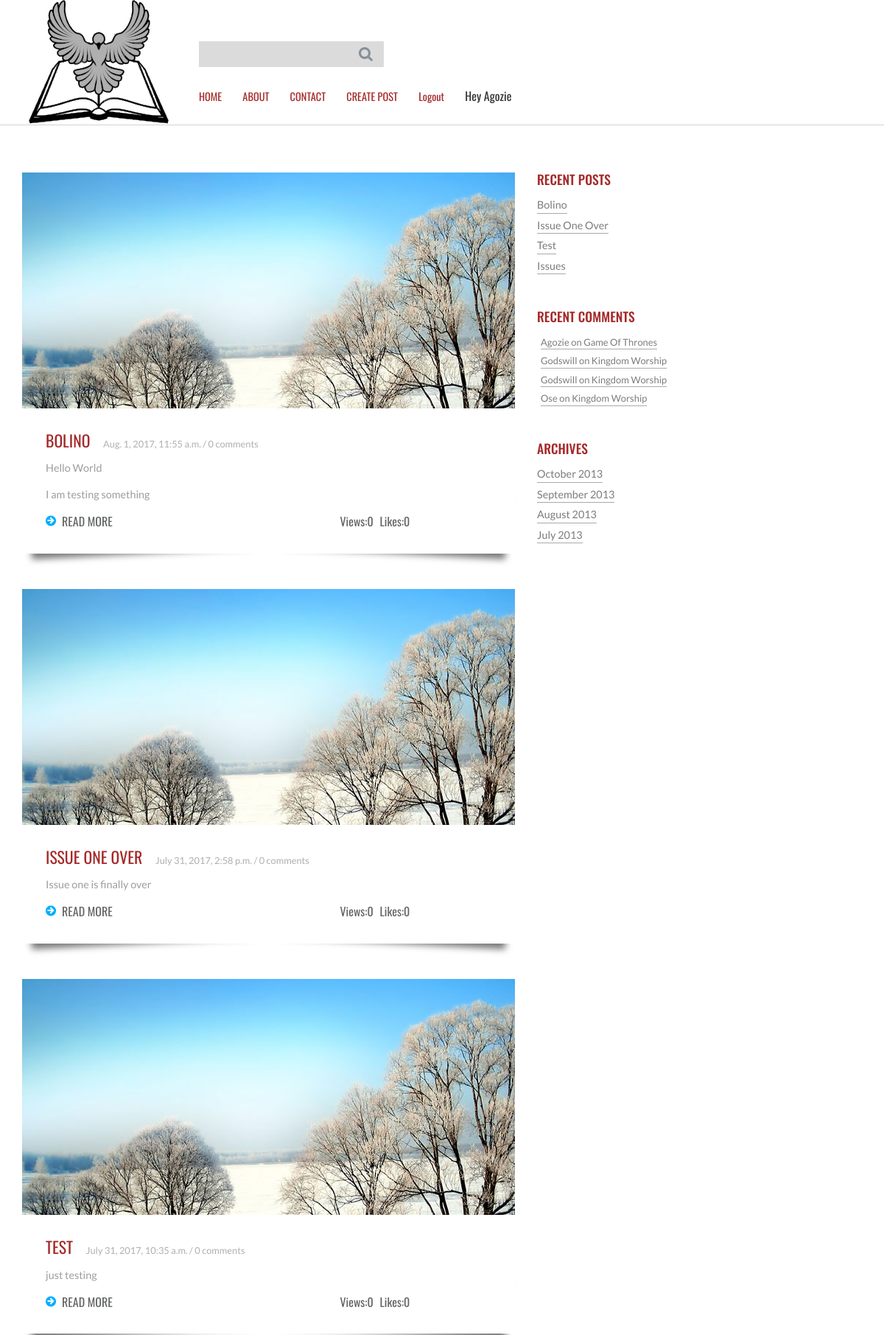
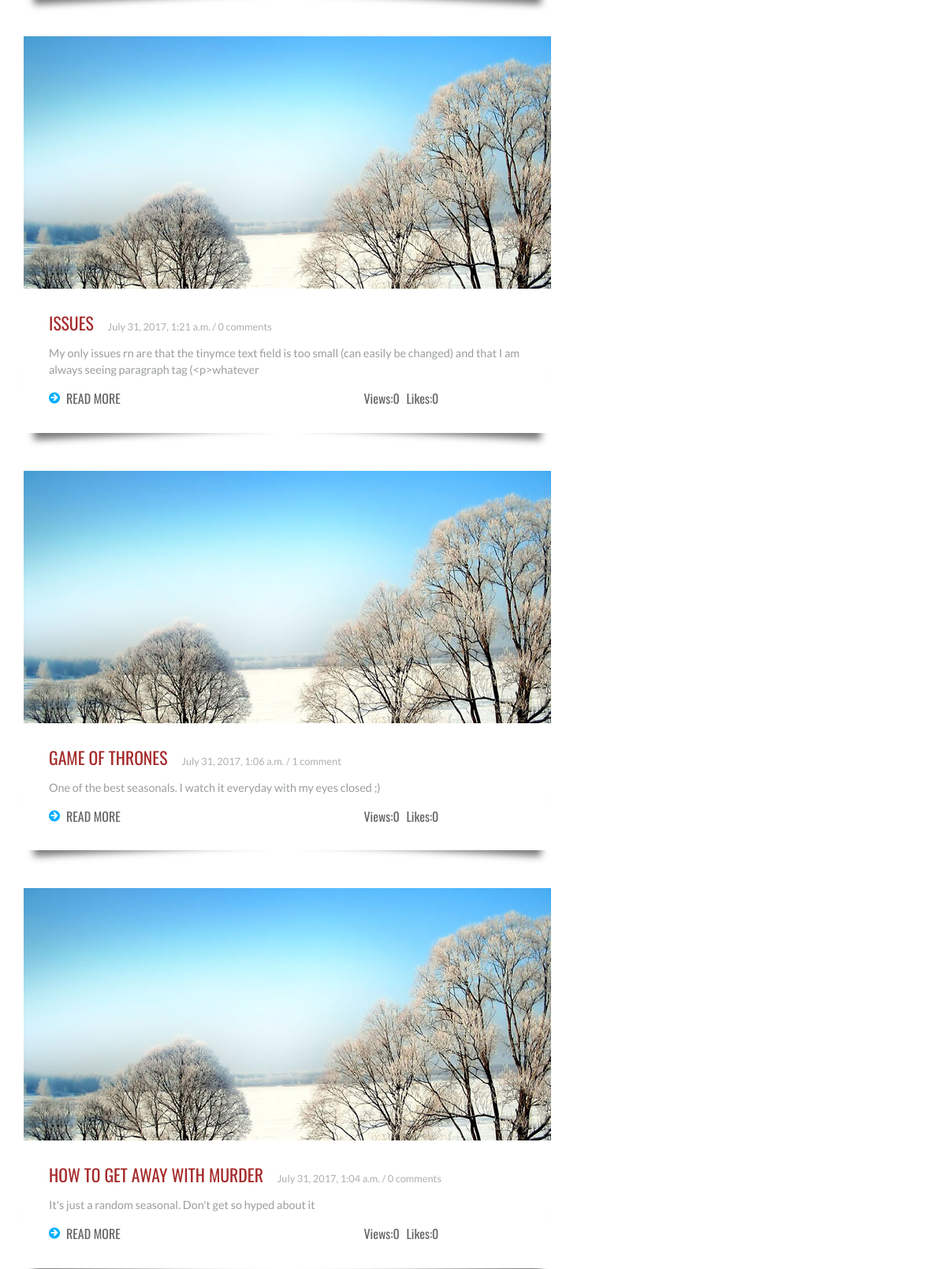
Screenshot of / (signed in, upper part) with the database file from the repository (2 pictures, top to bottom).
### blog/models.py (models this page shows, shortened)
class Post(models.Model):
    author = models.ForeignKey('auth.User',null=True)
    title = models.CharField(max_length=150)
    pub_date = models.DateTimeField(default=timezone.now())
    text = models.TextField()
    likes = models.IntegerField(default=0)
    views = models.IntegerField(default=0)
    slug = models.SlugField(unique=True)
    email = models.EmailField(max_length=50, default='kingdom@gmail.com')
    def __str__(self):
        return self.title

class Comment(models.Model):
    commenter = models.ForeignKey('auth.User')
    email = models.EmailField(max_length=50)
    post = models.ForeignKey(Post)
    created_on = models.DateTimeField(default=timezone.now())
    text = tinymce_models.HTMLField()

### blog/views.py (the view)
# urls.py: url(r'^$', views.index, name='index'),
def index(request):
    posts = Post.objects.all().filter(pub_date__lte=timezone.now()).order_by('-pub_date')
    recent_comments()
    recent_posts()
    context = {'posts':posts,'recent_comments':recent_comments,'recent_posts':recent_posts}
    return render(request, 'blog/index.html',context)

### blog/views.py (called while the page is built)
def recent_comments():
    recent_comments = Comment.objects.all().filter(created_on__lte=timezone.now()).order_by('-created_on')[:4]
    return recent_comments

def recent_posts():
    recent_posts = Post.objects.all().filter(pub_date__lte=timezone.now()).order_by('-pub_date')[:4]
    return recent_posts

### templates/blog/index.html (shortened to what this page needs)
{% extends 'blog/base.html' %}
{% load staticfiles %}
{% block body_block %}
<body>
		<div class="content">
			 <div class="container">
				 <div class="content-grids">
					 <div class="col-md-8 content-main">
						 <div class="content-grid">
							 {% if posts %}
							 {% for post in posts %}
							 <div class="content-grid-info">
								 <img src="{% static 'images/post1.jpg' %}" alt=""/>
								 <div class="post-info">
								 <h4><a href="{% url 'blog:detail' post.slug %}">{{ post.title }}</a> {{ post.pub_date }} / {{ post.comment_set.count }} comment{{ post.comment_set.count|pluralize:"s" }}</h4>
								 <p>{{ post.text|safe|slice:":150" }} </p>
								 <a href="{% url 'blog:detail' post.slug %}"><span></span>READ MORE</a>
								 <div class="views-and-likes">
									<a href="#"> Views:{{ post.views}}</a>
									<a href="#" > Likes:{{post.likes}}</a>
								 </div>
								 </div>
							 </div>
							 {% endfor %}
							 {% endif %}
						 </div>
					  </div>
						<div class="col-md-4 side-content">
  					 <div class="recent">
  						 <h3>RECENT POSTS</h3>
							 {% if recent_posts %}
  						 <ul>
								 {% for post in recent_posts %}
  						 <li><a href="{% url 'blog:detail' post.slug %}">{{post.title|title }}</a></li>
							 {% endfor %}
  						 </ul>
							 {% else %}
						 <li><a href="#">No post has been posted</a></li>
							 {% endif %}
  					 </div>
  					 <div class="comments">
  						 <h3>RECENT COMMENTS</h3>
  						 {% if recent_comments %}
  						 <ul>
  							 {% for comment in recent_comments %}
  						 <li><a href="{% url 'blog:detail' comment.post.slug %}">{{comment.commenter|title}} on {{comment.post|title}}</a></li>
  						 	{% endfor %}
  						 </ul>
							 {% else %}
							 <li><a href="#">No comments at the moment</a></li>
  						 {% endif %}
  					 </div>
  					 <div class="archives">
  						 <h3>ARCHIVES</h3>
  						 <ul>
  						 <li><a href="#">October 2013</a></li>
  						 <li><a href="#">September 2013</a></li>
  						 <li><a href="#">August 2013</a></li>
  						 <li><a href="#">July 2013</a></li>
  						 </ul>
  					 </div>
  					</div>
			  </div>
		</div>
</body>
{% endblock %}

### templates/blog/base.html (shortened to what this page needs)
{% load staticfiles %}
<!DOCTYPE HTML>
<html>
<head>
	<link href="{% static 'css/bootstrap.css' %}" rel='stylesheet' type='text/css' />
	<link href="{% static 'css/style.css' %}" rel='stylesheet' type='text/css' />
</head>
 <div class="container">
  <div class="header">
  		  <div class="logo">
    			  <a href="{% url 'blog:index' %}"><img src="{% static 'images/dove_edit.png' %}" title="" /></a>
  		  </div>
  			 <div class="top-menu top-menu-danger">
  				 <div class="search">
  					 <form>
  					 <input type="text" placeholder="" required="">
  					 <input type="submit" value=""/>
  					 </form>
  				 </div>
  				   <ul>
  						<li class="active"><a href="{% url 'blog:index' %}">HOME</a></li>
  						<li><a href="{% url 'blog:about' %}">ABOUT</a></li>
  						<li><a href="{% url 'blog:contact' %}">CONTACT</a></li>
              {% if user.is_superuser %}
              <li><a href="{% url 'blog:post' %}">CREATE POST</a></li>
              {% endif %}
              {% if user.is_authenticated %}
              <li><a href="{% url 'blog:handle_logout' %}">Logout</a></li>
              <li><p>Hey {{user.first_name}}</p></li>
              {% else %}
              <li><a href="{% url 'blog:handle_login' %}">LOGIN</a></li>
  						<li><a href="{% url 'blog:register' %}">REGISTER</a></li>
              {% endif %}
  				 </ul>
  			 </div>
  			 <div class="clearfix"></div>
  	 </div>
  </div>
  <body>
  {% block body_block %}
  {% endblock %}
</body>
<br><br>

### static/css/style.css (style rules this page uses)
html, body { font-size: 100%; background-size:cover; font-family: 'Oswald', sans-serif; }
body a { transition: 0.5s all ease; -webkit-transition: 0.5s all ease; -moz-transition: 0.5s all ease; -o-transition: 0.5s all ease; -ms-transition: 0.5s all ease; }
h1,h2,h3,h4,h5,h6 { margin:0; }
p { margin:0; }
ul,label { margin:0; padding:0; }
.logo { float:left; margin-right:2em; }
.top-menu { float:left; width:40%; margin-top:3.5em; }
.search { width: 55%; position:relative; }
.search form { border: 1px solid #dbdbdb; background:#dbdbdb; }
.search form input[type="text"] { padding: 5px 6px; font-weight: 400; font-size: 1em; color: #fff; border: none; outline: none; font-family: 'Oswald', sans-serif; width: 87%; background:#dbdbdb; }
.search form input[type="submit"] { background: url('../images/search.png')no-repeat 0px 0px; width: 20px; height: 20px; border: none; cursor: pointer; outline: none; position: absolute; top:23%; }
.top-menu ul { margin-top:1em; }
.top-menu ul li { display: inline-block; }
.top-menu ul li a { margin:1em 1.7em 1em 0em; display: block; color: #4a5054; font-weight: 400; font-size: 0.9em; text-decoration: none; transition: 0.5s all; -webkit-transition: 0.5s all; -moz-transition: 0.5s all; -o-transition: 0.5s all; }
.top-menu ul li a { margin:1em 1.7em 1em 0em; display: block; color: #a52a2a; font-weight: 400; font-size: 0.9em; text-decoration: none; transition: 0.5s all; -webkit-transition: 0.5s all; -moz-transition: 0.5s all; -o-transition: 0.5s all; }
.top-menu ul li a:hover,.top-menu ul li.active a { color:#a52a2a; }
.content,.about-content,.contact-content,.single { border-top:1px solid #d2d2d2; border-bottom:1px solid #d2d2d2; }
.content-main { padding-left:0; width:60%; }
.content-grids { margin-top: 4em; }
.post-info { background:#fff; padding:2em; }
.post-info h4 { color:#afafaf; font-family: 'Lato', sans-serif; font-size:0.8em; margin-bottom:1em; }
.post-info h4 a { font-size:1.7em; color:#a52a2a; margin-right:0.7em; display:inline-block; text-decoration:none; font-family: 'Oswald', sans-serif; font-weight:400; text-transform:uppercase; }
.post-info p { font-family: 'Lato', sans-serif; color:#9a9da0; font-size:0.9em; line-height:1.5em; margin-bottom:1em; }
.views-and-likes { margin-left: 300px; color: #626465; font-weight: 400; font-size: 1em; display: inline-block; text-decoration: none; }
.views-and-likes a { color: #626465; margin-left: 5px; font-weight: 400; font-size: 1em; }
.post-info a span { background: url(../images/more.png) no-repeat 0px 3px; height: 18px; width: 15px; display: inline-block; margin-right: 7px; }
.post-info a { color: #626465; font-weight: 400; font-size: 1em; display: inline-block; text-decoration: none; }
.content-grid-info { position: relative; margin-bottom: 3em; }
.post-info:before, .post-info:after { z-index: -1; position: absolute; content: ""; bottom: 15px; left: 10px; width: 50%; top: 80%; max-width:300px; background: #777; -webkit-box-shadow: 0 15px 10px #777; -moz-box-shadow: 0 15px 10px #777; box-shadow: 0 15px 10px #777; -webkit-transform: rotate(-3deg); -moz-transform: rotate(-3deg); -o-transform: rotate(-3deg); -ms-transform: rotate(-3deg); transform: rotate(-3deg); }
.post-info:after { -webkit-transform: rotate(3deg); -moz-transform: rotate(3deg); -o-transform: rotate(3deg); -ms-transform: rotate(3deg); transform: rotate(3deg); right: 10px; left: auto; }
.recent,.comments,.archives { margin-bottom:3em; }
.recent h3,.comments h3,.archives h3,.categories h3 { color:#a52a2a; font-size:1.1em; margin-bottom:0.5em; }
.recent ul li,.comments ul li,.archives ul li,.categories ul li { display:block; }
.recent li a,.comments ul li a,.archives ul li a,.categories ul li a { color:#7C7C7C; border-bottom:1px solid #a6aaae; font-family: 'Lato', sans-serif; font-size: 0.9em; text-decoration: none; padding: 6px 0 0 0; display:inline-block; font-weight: 400; }
.comments ul li { color:#7C7C7C; font-size: 0.9em; border-bottom:none; margin:0 5px; font-family: 'Lato', sans-serif; }

### rows the page displays
Post: title "BOLINO", pub_date "Aug. 1, 2017, 11:55 a.m.", comment_set.count "0", text "Hello World I am testing something", views "0", likes "0", title "Bolino"
Post: title "ISSUE ONE OVER", pub_date "July 31, 2017, 2:58 p.m.", comment_set.count "0", text "Issue one is finally over", views "0", likes "0", title "Issue One Over"
Post: title "TEST", pub_date "July 31, 2017, 10:35 a.m.", comment_set.count "0", text "just testing", views "0", likes "0", title "Test"
Post: title "ISSUES", pub_date "July 31, 2017, 1:21 a.m.", comment_set.count "0", text "My only issues rn are that the tinymce text field is too small (can easily be changed) and that I am always seeing paragraph tag (<p>whatever", views "0", likes "0", title "Issues"
Post: title "GAME OF THRONES", pub_date "July 31, 2017, 1:06 a.m.", comment_set.count "1", text "One of the best seasonals. I watch it everyday with my eyes closed ;)", views "0", likes "0"
Post: title "HOW TO GET AWAY WITH MURDER", pub_date "July 31, 2017, 1:04 a.m.", comment_set.count "0", text "It's just a random seasonal. Don't get so hyped about it", views "0", likes "0"
Comment: commenter "Agozie", post "Game Of Thrones"
Comment: commenter "Godswill", post "Kingdom Worship"
Comment: commenter "Godswill", post "Kingdom Worship"
Comment: commenter "Ose", post "Kingdom Worship"

### other values shown
{{ user.first_name }} "Agozie"
